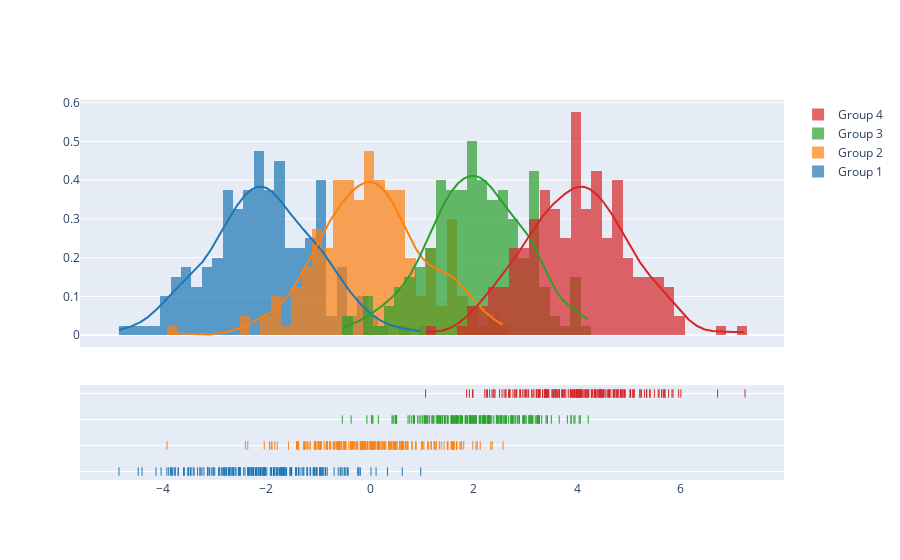

Notebook code cell kept with this figure:
### Code cell
import plotly.figure_factory as ff

# Add histogram data
x1 = np.random.randn(200) - 2
x2 = np.random.randn(200)
x3 = np.random.randn(200) + 2
x4 = np.random.randn(200) + 4

# Group data together
hist_data = [x1, x2, x3, x4]

group_labels = ['Group 1', 'Group 2', 'Group 3', 'Group 4']

# Create distplot with custom bin_size
fig = ff.create_distplot(hist_data, group_labels, bin_size=.2)
fig.show()

### Figure 1 — Plotly figure (JSON) as saved in the notebook; plotly's stock layout.template omitted (floating-point values rounded to 4 significant figures; data arrays with more than 128 entries replaced by an {"elided": "..."} marker saying what was removed)
{"data": [{"autobinx": false, "histnorm": "probability density", "legendgroup": "Group 1", "marker": {"color": "rgb(31, 119, 180)"}, "name": "Group 1", "opacity": 0.7, "type": "histogram", "x": {"elided": "200 float values"}, "xaxis": "x", "xbins": {"end": 0.9784, "size": 0.2, "start": -4.847}, "yaxis": "y"}, {"autobinx": false, "histnorm": "probability density", "legendgroup": "Group 2", "marker": {"color": "rgb(255, 127, 14)"}, "name": "Group 2", "opacity": 0.7, "type": "histogram", "x": {"elided": "200 float values"}, "xaxis": "x", "xbins": {"end": 2.567, "size": 0.2, "start": -3.919}, "yaxis": "y"}, {"autobinx": false, "histnorm": "probability density", "legendgroup": "Group 3", "marker": {"color": "rgb(44, 160, 44)"}, "name": "Group 3", "opacity": 0.7, "type": "histogram", "x": {"elided": "200 float values"}, "xaxis": "x", "xbins": {"end": 4.211, "size": 0.2, "start": -0.5363}, "yaxis": "y"}, {"autobinx": false, "histnorm": "probability density", "legendgroup": "Group 4", "marker": {"color": "rgb(214, 39, 40)"}, "name": "Group 4", "opacity": 0.7, "type": "histogram", "x": {"elided": "200 float values"}, "xaxis": "x", "xbins": {"end": 7.238, "size": 0.2, "start": 1.073}, "yaxis": "y"}, {"legendgroup": "Group 1", "marker": {"color": "rgb(31, 119, 180)"}, "mode": "lines", "name": "Group 1", "showlegend": false, "type": "scatter", "x": {"elided": "500 float values"}, "xaxis": "x", "y": {"elided": "500 float values"}, "yaxis": "y"}, {"legendgroup": "Group 2", "marker": {"color": "rgb(255, 127, 14)"}, "mode": "lines", "name": "Group 2", "showlegend": false, "type": "scatter", "x": {"elided": "500 float values"}, "xaxis": "x", "y": {"elided": "500 float values"}, "yaxis": "y"}, {"legendgroup": "Group 3", "marker": {"color": "rgb(44, 160, 44)"}, "mode": "lines", "name": "Group 3", "showlegend": false, "type": "scatter", "x": {"elided": "500 float values"}, "xaxis": "x", "y": {"elided": "500 float values"}, "yaxis": "y"}, {"legendgroup": "Group 4", "marker": {"color": "rgb(214, 39, 40)"}, "mode": "lines", "name": "Group 4", "showlegend": false, "type": "scatter", "x": {"elided": "500 float values"}, "xaxis": "x", "y": {"elided": "500 float values"}, "yaxis": "y"}, {"legendgroup": "Group 1", "marker": {"color": "rgb(31, 119, 180)", "symbol": "line-ns-open"}, "mode": "markers", "name": "Group 1", "showlegend": false, "type": "scatter", "x": {"elided": "200 float values"}, "xaxis": "x", "y": {"elided": "200 str values"}, "yaxis": "y2"}, {"legendgroup": "Group 2", "marker": {"color": "rgb(255, 127, 14)", "symbol": "line-ns-open"}, "mode": "markers", "name": "Group 2", "showlegend": false, "type": "scatter", "x": {"elided": "200 float values"}, "xaxis": "x", "y": {"elided": "200 str values"}, "yaxis": "y2"}, {"legendgroup": "Group 3", "marker": {"color": "rgb(44, 160, 44)", "symbol": "line-ns-open"}, "mode": "markers", "name": "Group 3", "showlegend": false, "type": "scatter", "x": {"elided": "200 float values"}, "xaxis": "x", "y": {"elided": "200 str values"}, "yaxis": "y2"}, {"legendgroup": "Group 4", "marker": {"color": "rgb(214, 39, 40)", "symbol": "line-ns-open"}, "mode": "markers", "name": "Group 4", "showlegend": false, "type": "scatter", "x": {"elided": "200 float values"}, "xaxis": "x", "y": {"elided": "200 str values"}, "yaxis": "y2"}], "layout": {"barmode": "overlay", "hovermode": "closest", "legend": {"traceorder": "reversed"}, "xaxis": {"anchor": "y2", "domain": [0.0, 1.0], "zeroline": false}, "yaxis": {"anchor": "free", "domain": [0.35, 1], "position": 0.0}, "yaxis2": {"anchor": "x", "domain": [0, 0.25], "dtick": 1, "showticklabels": false}}}
